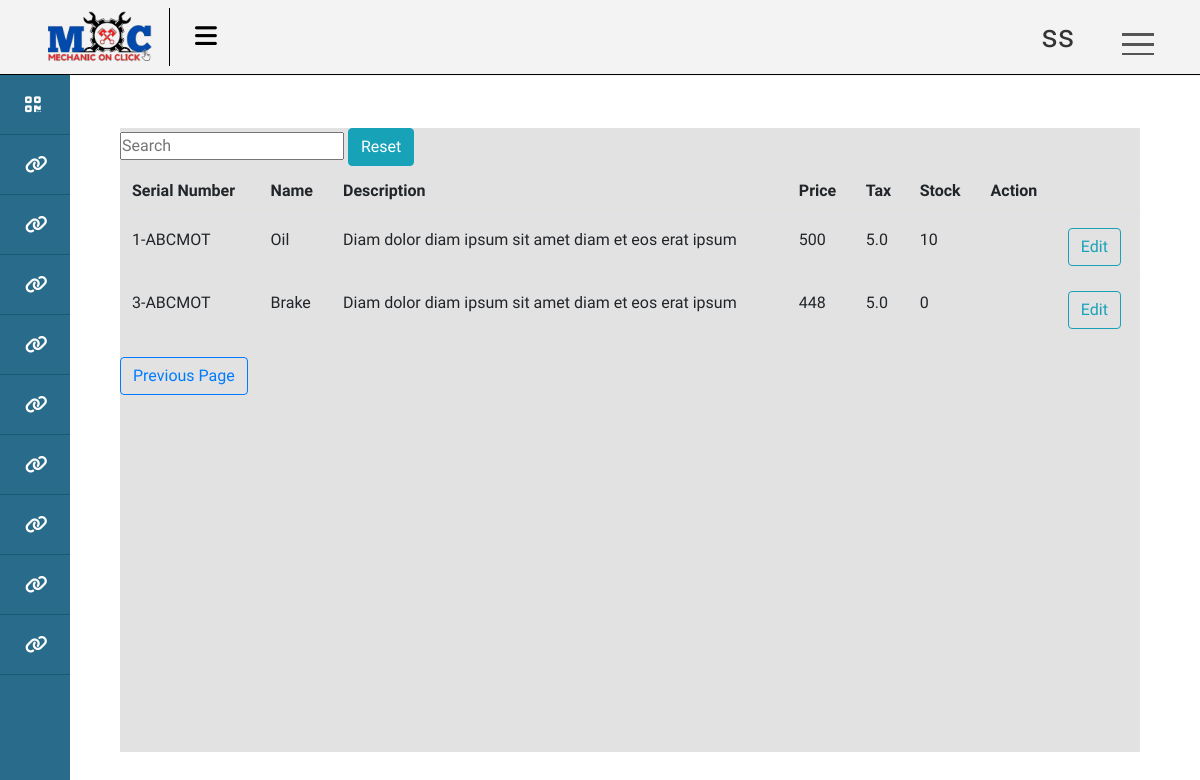
The app's page /products/ (signed in), older data.
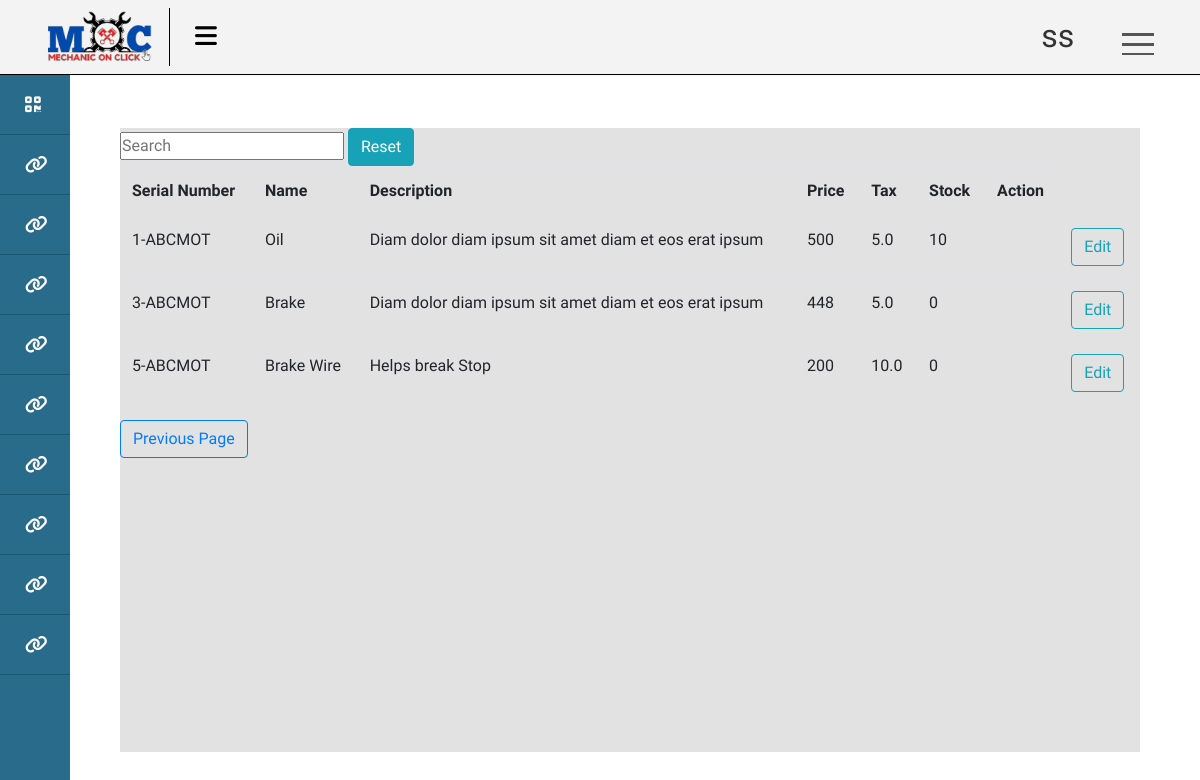
The same page, newer data.
### ERP/models.py (models this page shows, shortened)
class CenterProduct(models.Model):
    name = models.CharField(max_length=100)
    description = models.CharField(max_length=400, default="Diam dolor diam ipsum sit amet diam et eos erat ipsum")
    purchase_price = models.IntegerField(default=300)
    price = models.IntegerField(default=500)
    center = models.ForeignKey(Center,on_delete= models.CASCADE)
    serial_number = models.CharField(max_length=50 , unique=True)
    tax = models.FloatField(default=5)
    stock = models.IntegerField(default=0)

### account/decorators.py (the view)
        def wrapper(request , *args, **kwargs):
            group = None
            role = request.user.role
            print(role)
            if role in allowed_roles:
                return view_func(request , *args, **kwargs)
            else :
                print('User Not allowed')
                return redirect('unauth_page')

### ERP/views.py (called while the page is built)
@login_required(login_url= 'login_page')
@allowed_users(allowed_roles=[User.Role.EMPLOYEE,User.Role.ADMIN])
def center_product_list(request):
    admin = Employee.objects.get(user = request.user )
    center = admin.center
    products = CenterProduct.objects.filter(center = center)
    context = {
        'products' : products
        }
    return render(request,'ERP/product/list_view.html',context)

### templates/ERP/product/list_view.html (shortened to what this page needs)
{% extends 'ERP/base.html' %}
{% load static %}
{% block content %}
{% include 'ERP/search_widget.html' %}
<table id="myTable" class = 'table'>
    <tr>
        <th>Serial Number</th>
        <th>Name</th>
        <th>Description</th>
        <th>Price</th>
        <th>Tax</th>
        <th>Stock</th>
        <th>Action</th>
        </tr>
        {% for product in products %}
        <tr>
            <td>{{product.serial_number}}</td>
            <td>{{product.name}}</td>
            <td>{{product.description}}</td>
            <td>{{product.price}}</td>
            <td>{{product.tax}}</td>
            <td>{{product.stock}}</td>
            <td>{{product.additional_products}}</td>
            <td>
                <a class="btn btn-outline-info" href="">Edit</a>
            </td>
        </tr>
        {% endfor %}
        </table>
        <input class="btn btn-outline-primary" type=button value="Previous Page" onClick="javascript:history.go(-1);">
{% endblock %}

Row changes from the older to the newer data that the page shows:
added CenterProduct: serial_number "5-ABCMOT", name "Brake Wire", description "Helps break Stop", price "200", tax "10.0", stock "0"
